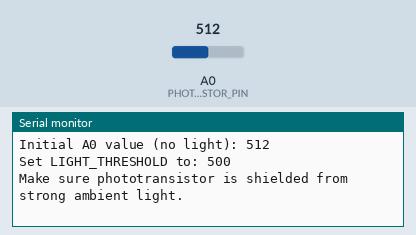
Bench run of a sketch on a simulated Arduino Uno, built with avr-gcc and run on an emulated ATmega328P. On the bench: the last lines printed to the serial monitor. Inputs (shaded band) come from the test bench; at power-on: A0 (PHOTOTRANSISTOR_PIN) = 512.

Above: at 1.3 s.
1.4 s: A0 (PHOTOTRANSISTOR_PIN) set to 486
At 2.4 s:
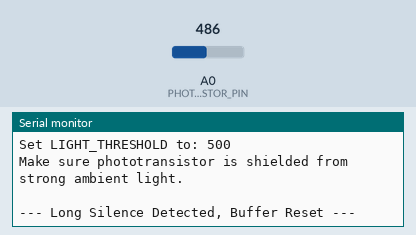
4.0 s: A0 (PHOTOTRANSISTOR_PIN) set to 510
At 4.8 s:
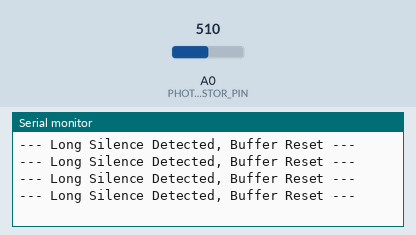

The sketch:

Receive_Morse_EX.ino
```cpp
// arduino_r4_wifi_morse_receiver.ino
// 受信側プログラム: Arduino R4 WiFi
// フォトトランジスタで光モールス符号を受信し、デコードしてシリアル出力します。
// モールス符号を一つでも受信したら、その時点で数値を出力
// ヘッダーとフッターを受信したら、その時点でHeader detectedやFooter detectedを出力

// --- グローバル設定 ---
// モールス符号の基本単位時間 (ミリ秒)
// 送信側と受信側で同じ値を設定してください。
const int UNIT_TIME = 80; // 例: 100ms

// --- 受信側設定 ---
const int PHOTOTRANSISTOR_PIN = A0; // フォトトランジスタが接続されているアナログピン
const int LIGHT_THRESHOLD = 500;    // 光の閾値 (要調整: 環境光やレーザーの強度による)
const int DEBOUNCE_DELAY = 10;      // 立ち上がり/立ち下がり時のノイズ・チャタリング対策のためのデバウンス時間 (ミリ秒)
const int TIMEOUT_DURATION = 7 * UNIT_TIME; // 語間隔 (長すぎる空白を検出してメッセージ終了と判断するため)

// モールス符号解読用バッファ
char morseBuffer[150]; // 最大80符号分のドット/ダッシュを格納 (ヘッダー+データ+フッター用)
int bufferIndex = 0;

// モールス符号の定義 (ドット/ダッシュ文字列)
const char* MORSE_CODE_0_STR = "---";
const char* MORSE_CODE_1_STR = "--.";
const char* MORSE_CODE_2_STR = "-.-";
const char* MORSE_CODE_3_STR = "-..";
const char* MORSE_CODE_4_STR = ".--";
const char* MORSE_CODE_5_STR = ".-.";
const char* MORSE_CODE_6_STR = "..-";
const char* MORSE_CODE_7_STR = "...";

// ヘッダーとフッター (文字列)
// 送信側と文字列が一致している必要があります。
const char* HEADER_STR = "..---.."; // ご提示のヘッダー "..---.."
const char* FOOTER_STR = ".-.-.";     // AR:  .-.-.

// --- 受信処理用グローバル変数 ---
static unsigned long lastLightStateChangeTime = 0; // 光の状態が変化した最後の時間
static unsigned long lastLightOnTime = 0;          // 最後に光がONになった時間
static unsigned long lastLightOffTime = 0;         // 最後に光がOFFになった時間
static bool currentLightState = false;             // 現在の光の状態 (true:ON, false:OFF)

// --- 関数プロトタイプ宣言 ---
void addToMorseBuffer(char morseChar);
void resetMorseBuffer();
void addSpaceToBuffer();
void processReceivedMorseCode();
void processBufferImmediately(); // 新しく追加する関数

void setup() {
  Serial.begin(9600);
  Serial.println("Arduino Morse Code RECEIVER Ready.");
  Serial.println("Waiting for Morse code...");

  // 受信処理用の初期設定
  resetMorseBuffer();
  lastLightStateChangeTime = millis();
  lastLightOffTime = millis(); // 初期状態は光OFFとみなす
  currentLightState = false;

  // 初期値のADC値を表示して、LIGHT_THRESHOLD調整の参考に
  Serial.print("Initial A0 value (no light): ");
  Serial.println(analogRead(PHOTOTRANSISTOR_PIN));
  Serial.print("Set LIGHT_THRESHOLD to: ");
  Serial.println(LIGHT_THRESHOLD);
  Serial.println("Make sure phototransistor is shielded from strong ambient light.");
}

void loop() {
  int lightValue = analogRead(PHOTOTRANSISTOR_PIN);

  bool newLightState;
  if (lightValue > LIGHT_THRESHOLD) {
    newLightState = true;  // 光ON
  } else {
    newLightState = false; // 光OFF
  }

  // 光の状態検出とデバウンス処理
  if (newLightState != currentLightState) {
    // 状態が変化したか、またはデバウンス期間が終了した場合
    if (millis() - lastLightStateChangeTime > DEBOUNCE_DELAY) {
      currentLightState = newLightState;
      lastLightStateChangeTime = millis();

      if (currentLightState) { // 光がONになった (立ち上がりエッジ)
        unsigned long noLightDuration = millis() - lastLightOffTime;

        // 文字間隔の検出時に、それまでのバッファ内容を処理
        // 以前のロジック: if (noLightDuration >= (3 * UNIT_TIME - UNIT_TIME / 2) && noLightDuration < (7 * UNIT_TIME - UNIT_TIME / 2)) {
        // 新しいロジック: if (noLightDuration >= (3 * UNIT_TIME - UNIT_TIME / 2)) { // UNIT_TIME * 2.5 以上
        // 文字間隔を検出した時点で、それまでに受信したモールス符号を処理
        if (noLightDuration >= (3 * UNIT_TIME - UNIT_TIME / 2)) { // 文字間隔またはそれ以上の空白の場合
            if (bufferIndex > 0) {
                processBufferImmediately(); // バッファを即座に処理
            }
            // その後、新しい文字のためのバッファをリセット
            resetMorseBuffer();
            Serial.print("   "); // シリアルモニタでの文字間隔表示
        } else if (noLightDuration >= (UNIT_TIME - UNIT_TIME / 2)) { // 符号内間隔 (約0.5UNIT_TIME以上)
            // 符号内間隔は特に文字を追加しないが、シリアルモニタで区切りを表示
            Serial.print(" "); // シリアルモニタでの表示
        }
        lastLightOnTime = millis();

      } else { // 光がOFFになった (立ち下がりエッジ)
        unsigned long lightDuration = millis() - lastLightOnTime;

        // ドット: UNIT_TIME前後 (UNIT_TIME * 0.7 から UNIT_TIME * 2)
        if (lightDuration >= (UNIT_TIME * 0.7) && lightDuration < (UNIT_TIME * 2)) {
          addToMorseBuffer('.');
        }
        // ダッシュ: 3 * UNIT_TIME前後 (UNIT_TIME * 2.5 から UNIT_TIME * 4)
        else if (lightDuration >= (UNIT_TIME * 2.5) && lightDuration <= (UNIT_TIME * 4)) {
          addToMorseBuffer('-');
        }
        lastLightOffTime = millis();
      }
    }
  }

  // タイムアウトによるモールス符号の確定 (メッセージ全体の終了または語間隔)
  // 光がOFFの状態で、最後に光がOFFになった時間から十分な時間が経過した場合
  if (!currentLightState && (millis() - lastLightOffTime > TIMEOUT_DURATION)) {
    if (bufferIndex > 0) { // バッファに何かある場合
      processBufferImmediately(); // タイムアウト時も即座に処理
    }
    resetMorseBuffer(); // バッファをリセット
    Serial.println("\n--- Long Silence Detected, Buffer Reset ---");
    lastLightOffTime = millis(); // タイムアウト検出後、時間をリセットして新たな検出に備える
  }
  delay(1); // ポーリング間隔
}

// モールス符号バッファに文字を追加
void addToMorseBuffer(char morseChar) {
  if (bufferIndex < sizeof(morseBuffer) - 1) {
    morseBuffer[bufferIndex++] = morseChar;
    morseBuffer[bufferIndex] = '\0'; // Null-terminate
    Serial.print(morseChar);
  }
}

// モールス符号バッファをリセット
void resetMorseBuffer() {
  memset(morseBuffer, 0, sizeof(morseBuffer));
  bufferIndex = 0;
}

// モールス符号バッファにスペースを追加 (文字間の区切り)
void addSpaceToBuffer() {
  if (bufferIndex > 0 && morseBuffer[bufferIndex - 1] != ' ') { // 連続するスペースを避ける
    if (bufferIndex < sizeof(morseBuffer) - 1) {
      morseBuffer[bufferIndex++] = ' ';
      morseBuffer[bufferIndex] = '\0';
    }
  }
}

// 新しく追加する関数: バッファの内容を即座に処理する
void processBufferImmediately() {
  if (strcmp(morseBuffer, HEADER_STR) == 0) {
    Serial.println("\n--- HEADER RECEIVED ---");
  } else if (strcmp(morseBuffer, FOOTER_STR) == 0) {
    Serial.println("\n--- FOOTER RECEIVED ---");
  } else {
    bool found = false;
    for (int i = 0; i <= 7; i++) {
      const char* currentMorseCode;
      switch (i) {
        case 0: currentMorseCode = MORSE_CODE_0_STR; break;
        case 1: currentMorseCode = MORSE_CODE_1_STR; break;
        case 2: currentMorseCode = MORSE_CODE_2_STR; break;
        case 3: currentMorseCode = MORSE_CODE_3_STR; break;
        case 4: currentMorseCode = MORSE_CODE_4_STR; break;
        case 5: currentMorseCode = MORSE_CODE_5_STR; break;
        case 6: currentMorseCode = MORSE_CODE_6_STR; break;
        case 7: currentMorseCode = MORSE_CODE_7_STR; break;
        default: currentMorseCode = ""; break;
      }
      if (strcmp(morseBuffer, currentMorseCode) == 0) {
        Serial.print("\nReceived Number: ");
        Serial.println(i);
        found = true;
        break;
      }
    }
    if (!found) {
      // 未知のモールス符号もその都度出力
      Serial.print("\nUnknown Morse Code (Segment): ");
      Serial.println(morseBuffer);
    }
  }
}

// 受信したモールス符号を処理し、対応する数字を出力 (旧processReceivedMorseCode)
// この関数はもう直接呼び出されず、processBufferImmediately()が代わりになります
void processReceivedMorseCode() {
  // この関数は以前のコードとの互換性のために残していますが、
  // 新しいロジックではprocessBufferImmediately()が使われます。
  // 必要であれば、これをprocessBufferImmediately()のラッパーとして使うことも可能です。
  processBufferImmediately();
}
```

Measured:
- the behaviour switches between 501 and 500 on A0 (PHOTOTRANSISTOR_PIN) (found by bisection; images 0 and 1)
- after the input at 1.4 s, the serial monitor: prints a new line after 0.56 s (image 1)
- after the input at 4.0 s, the serial monitor: prints a new line at once (image 2)
